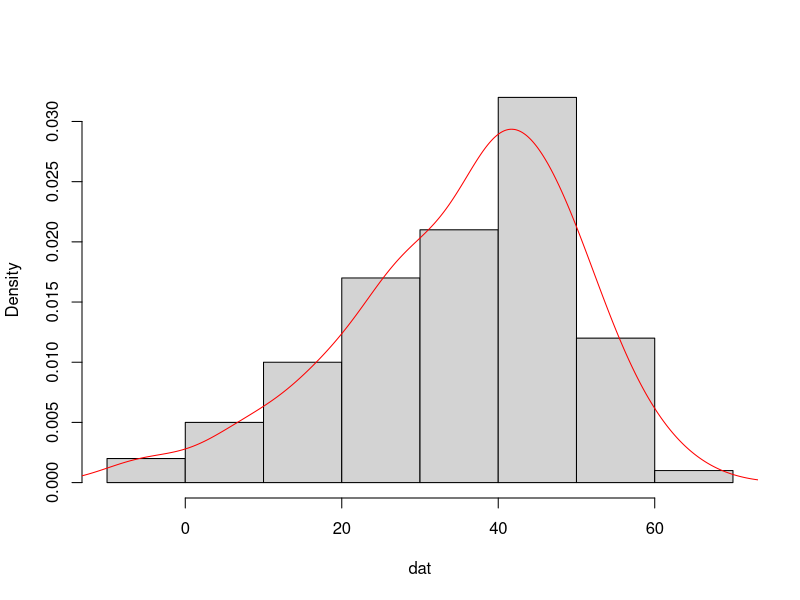
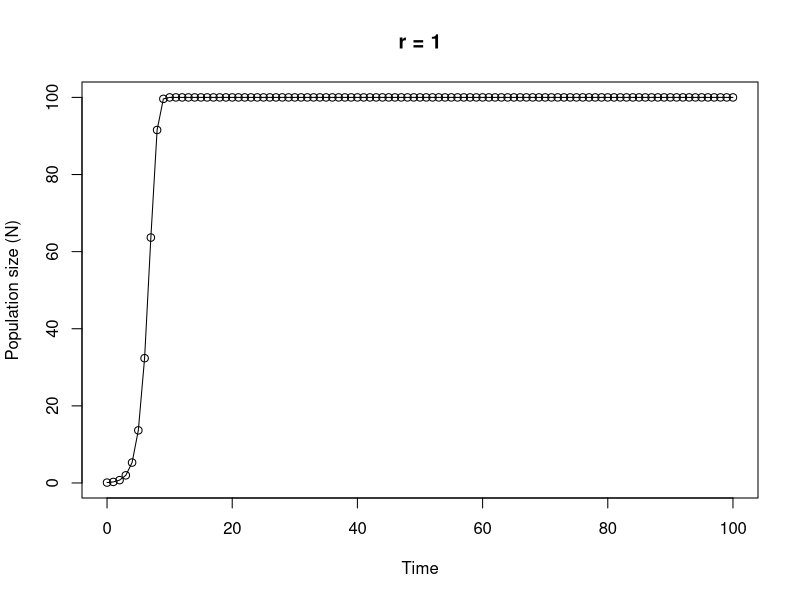

Reproduce these figures in R, in order.
## ----Q1, echo=SOLUTIONS------------------------------------------------------------------------------------------------------------------------------------------------

# area of a circle
# the equation to calculate the area of a circle is pi * radius^2

circle.area <- function(d){ 
	pi * (d/2)^2
}

# to use your new function

circle.area(3.4)
# [1] 9.079203

# to test on a vector of diameters
# first create a vector with diameters ranging from 0 to 50 in steps of 10

cir.diam <- seq(from = 0, to = 50, by = 10)

# test your function

circle.area(cir.diam)
# [1]    0.00000   78.53982  314.15927  706.85835 1256.63706 1963.49541


## ----Q2, echo=SOLUTIONS, tidy = TRUE-----------------------------------------------------------------------------------------------------------------------------------

far.cent <- function(a){
	val <- (a - 32) * 5/9	# calculation
	print(paste("Fahrenheit:", round(a, digits = 3), "oF is equivalent to",
	            round(val, digits = 3), "oC centigrade"), quote = FALSE)   # round 3dp
}

# alternative Fahrenheit to centigrade using cat function

far.cent2 <- function(a){
	val <- (a - 32) * 5/9	# calculation
	cat("Fahrenheit:", round(a, digits = 3), "oF is equivalent to",
	    round(val, digits = 3), "oC centigrade", "\n")   # use cat function
}


## ----Q3, echo=SOLUTIONS------------------------------------------------------------------------------------------------------------------------------------------------

# Create a vector of normally distributed data
# length 100, mean 35 and standard deviation of 15

vals <- rnorm(100, 35, 15)	# create some norm dist data mean 35, sd = 15

summary.fun <- function(dat){
	mymean <- round(mean(dat), digits = 4)      	# calc mean
	mymedian <- round(median(dat), digits = 4)    # calc median
	mymin <- round(min(dat), digits = 4)          # calc min
	mymax <- round(max(dat), digits = 4)          # calc max
	print(paste("mean:", mymean, sep = " "), quote = FALSE)     # print mean
	print(paste("median:", mymedian, sep = " "), quote = FALSE)     # print median
	print(paste("range:", "from:", mymin, "to", mymax, sep = " "), quote = FALSE) 
	dens <- density(dat)                          # estimate density curve
	hist(dat, main = "", freq = FALSE)         # plot histogram as a density
	lines(dens, lty = 1, col = "red")             # plot density curve
}

# use the function
summary.fun(vals)


## ----Q4, echo=SOLUTIONS------------------------------------------------------------------------------------------------------------------------------------------------

# calculate a median

ourmedian <- function(x){
	n <- length(x)
	if (n %% 2 == 1)      # odd numbers
	  sort(x)[(n + 1)/2]  # find the middle number by adding 1 to length and div 2
	else {                # even numbers
	  middletwo <- sort(x)[(n/2) + 0:1]   #find the two middle numbers
	  mean(middletwo)
	  }
}

# use the function on an even sample size
mydat <- sample(1:50, size = 10, replace = TRUE)

# our function
ourmedian(mydat)

# R median function
median(mydat)

# and again on an odd sample size
mydat.odd <- sample(1:50, size = 11, replace = TRUE)

ourmedian(mydat.odd)

median(mydat.odd)


## ----Q5, echo=SOLUTIONS, tidy = TRUE-----------------------------------------------------------------------------------------------------------------------------------

# function to simulate Ricker model

Ricker.model <- function(nzero, r, time, K=100){     # sets initial parameters
  N <- numeric(time + 1)    # creates a real vector of length time+1 to store values of Nt+1
  N[1] <- nzero             # sets initial population size in first element of N
  for (i in 1:time) {				# loops over time
      N[i+1] <- N[i]*exp(r*(1 - N[i]/K))    
  }
  Time <- 0:time   					 # creates vector for x axis
  plot(Time, N, type = "o", xlim = c(0, time), xlab = "Time", ylab = "Population size (N)", main = paste("r =", r, sep=" "))   # plots     output
}

# To run
# play around with the different parameters, especially r
Ricker.model(nzero=0.1,r=1,time=100)
